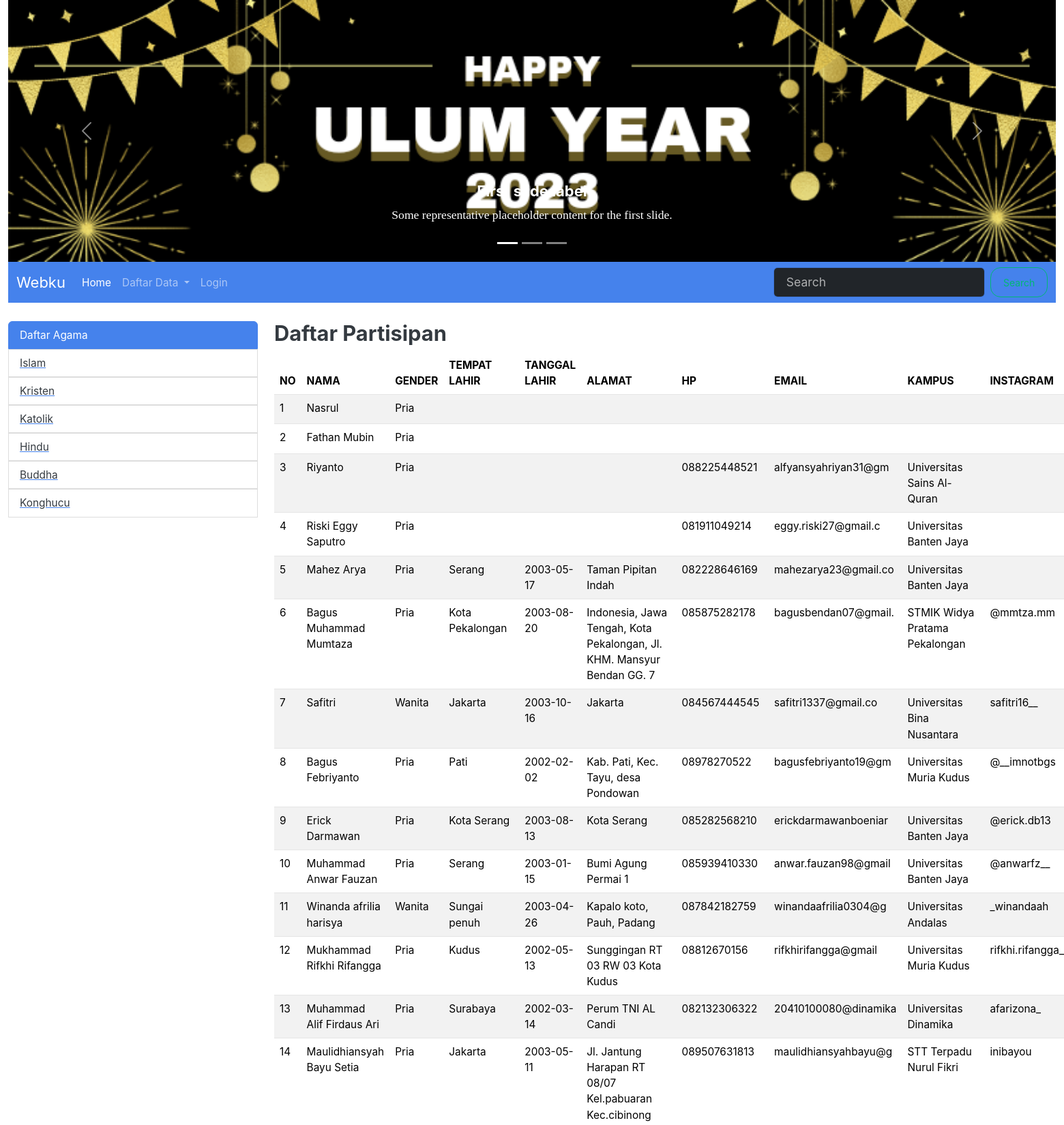
Screenshot of /index.php?hal=partisipan_list&id=1 (upper part) with the database file from the repository.
### tables this page shows
CREATE TABLE `agama` (
  `id` int(11) NOT NULL,
  `nama` varchar(11) NOT NULL
);

CREATE TABLE `partisipan` (
  `id` int(11) NOT NULL,
  `nama` varchar(25) NOT NULL,
  `gender` enum('Pria','Wanita') NOT NULL,
  `temp_lahir` varchar(45) DEFAULT NULL,
  `tgl_lahir` date DEFAULT NULL,
  `alamat` text DEFAULT NULL,
  `hp` varchar(15) DEFAULT NULL,
  `email` varchar(20) DEFAULT NULL,
  `kampus` varchar(45) DEFAULT NULL,
  `instagram` varchar(45) DEFAULT NULL,
  `idagama` int(11) NOT NULL,
  `foto` varchar(45) DEFAULT NULL,
  `moto` text DEFAULT NULL
);

### models/Agama.php (called while the page is built)
<?php
class Agama{
    private $koneksi;
    public function __construct(){
        global $dbh;
        $this->koneksi = $dbh;
    }
    public function index(){
        $sql = "SELECT * FROM agama";
        $rs = $this->koneksi->query($sql);
        return $rs;
    }
}

### models/Partisipan.php (called while the page is built, shortened)
<?php
class Partisipan{
	private $koneksi;
	public function __construct(){
		global $dbh;
		$this->koneksi = $dbh;
	}
    public function filter($agama){
        $sql = "SELECT partisipan.*, agama.nama AS agama
                FROM partisipan INNER JOIN agama
                ON agama.id = partisipan.idagama
                WHERE agama.id = ?
                ORDER BY partisipan.id DESC";
		$ps = $this->koneksi->prepare($sql);
		$ps->execute([$agama]);
		$rs = $ps->fetchAll();
		return $rs;
    }
}

### partisipan_list.php (the view, shortened to what this page needs)
<?php
$ar_judul = ['NO', 'NAMA', 'GENDER', 'TEMPAT LAHIR', 'TANGGAL LAHIR', 'ALAMAT', 'HP', 'EMAIL', 'KAMPUS', 'INSTAGRAM', 'AGAMA', 'FOTO','ACTION'];
$obj_partisipan = new Partisipan();
$id = $_REQUEST['id'];
$keyword = $_GET['keyword'];
if(!empty($keyword)){
	$rs = $obj_partisipan->cari($keyword);
}
else if(!empty($id)){
	$rs = $obj_partisipan->filter($id);
}
else{
	$rs = $obj_partisipan->index();
}
?>
<h3>Daftar Partisipan</h3>
<table class="table table-striped">
	<thead>
		<tr>
			<?php
				foreach($ar_judul as $jdl){
					echo '<th>'.$jdl.'</th>';
				}
			?>
		</tr>
	</thead>
	<tbody>
		<?php
		$no = 1;
		foreach($rs as $partisipan){
        ?>
			<tr>
				<td><?= $no ?></td>
				<td><?= $partisipan['nama'] ?></td>
				<td><?= $partisipan['gender'] ?></td>
				<td><?= $partisipan['temp_lahir'] ?></td>
				<td><?= $partisipan['tgl_lahir'] ?></td>
				<td><?= $partisipan['alamat'] ?></td>
				<td><?= $partisipan['hp'] ?></td>
				<td><?= $partisipan['email'] ?></td>
				<td><?= $partisipan['kampus'] ?></td>
				<td><?= $partisipan['instagram'] ?></td>
			</tr>
        <?php
		$no++;
		}
		?>
	</tbody>
</table>

### index.php (shortened to what this page needs)
<!doctype html>
<html lang="en">
  <head>
    <link href="css/bootstrap.min.css" rel="stylesheet" />
    <link rel="stylesheet" href="https://cdn.jsdelivr.net/npm/bootstrap-icons@1.11.1/font/bootstrap-icons.css">
  </head>
  <body>
    <div class="container-fluid">
        <?php
        include_once 'koneksi.php';
        include_once 'models/Agama.php';
        include_once 'models/Partisipan.php';
        include_once 'header.php';
        include_once 'menu.php';
        ?>
        <br/>
        <div class="row">
        <div class="col-md-3"><?php include_once 'sidebar.php' ?></div>
              <div class="col-md-9">
               <?php
               $hal = $_REQUEST['hal'];
               if(!empty($hal)){
                    include_once $hal.'.php';
               }
               else{
                    include_once 'home.php';
               }
               ?>
            </div>
        </div>
        <br/>
    </div>
  </body>
</html>

### header.php (shortened to what this page needs)
<div class="row">
    <div class="col-md-12">
        <div id="carouselExampleCaptions" class="carousel slide">
  <div class="carousel-indicators">
    <button type="button" data-bs-target="#carouselExampleCaptions" data-bs-slide-to="0" class="active" aria-current="true" aria-label="Slide 1"></button>
    <button type="button" data-bs-target="#carouselExampleCaptions" data-bs-slide-to="1" aria-label="Slide 2"></button>
    <button type="button" data-bs-target="#carouselExampleCaptions" data-bs-slide-to="2" aria-label="Slide 3"></button>
  </div>
  <div class="carousel-inner">
    <div class="carousel-item active">
      <img src="image/1.png" class="d-block w-100" alt="...">
      <div class="carousel-caption d-none d-md-block">
        <h5>First slide label</h5>
        <p>Some representative placeholder content for the first slide.</p>
      </div>
    </div>
  </div>
  <button class="carousel-control-prev" type="button" data-bs-target="#carouselExampleCaptions" data-bs-slide="prev">
    <span class="carousel-control-prev-icon" aria-hidden="true"></span>
  </button>
  <button class="carousel-control-next" type="button" data-bs-target="#carouselExampleCaptions" data-bs-slide="next">
    <span class="carousel-control-next-icon" aria-hidden="true"></span>
  </button>
</div>
    </div>
</div>

### menu.php (shortened to what this page needs)
<div class="row">
    <div class="col-md-12">
        <nav class="navbar navbar-expand-lg bg-primary" data-bs-theme="dark">
  <div class="container-fluid">
    <a class="navbar-brand" href="#">Webku</a>
    <div class="collapse navbar-collapse" id="navbarSupportedContent">
      <ul class="navbar-nav me-auto mb-2 mb-lg-0">
        <li class="nav-item">
          <a class="nav-link active" aria-current="page" href="index.php?hal=home">Home</a>
        </li>
        <li class="nav-item dropdown">
          <a class="nav-link dropdown-toggle" href="#" role="button" data-bs-toggle="dropdown" aria-expanded="false">
            Daftar Data
          </a>
        </li>
        <?php
        if(!isset($_SESSION['MEMBER'])){
        ?>
        <li class="nav-item">
          <a class="nav-link" href="login.php">Login</a>
        </li>
        <?php } ?>
      </ul>
      <form class="d-flex" role="search" method="GET">
        <input class="form-control me-2" type="text" name="keyword" placeholder="Search" aria-label="Search">
        <button class="btn btn-outline-success" type="submit">Search</button>
      </form>
    </div>
  </div>
</nav>
    </div>
</div>

### sidebar.php
<?php
$model = new Agama();
$rs = $model->index();
?>
<ul class="list-group">
  <li class="list-group-item active" aria-current="true">Daftar Agama</li>
  <?php
  foreach($rs as $agama){
  ?>
    <a href="index.php?hal=partisipan_list&id=<?= $agama['id'] ?>">
      <li class="list-group-item"><?= $agama['nama'] ?></li>
    </a>
  <?php } ?>
</ul>

### rows the page displays
agama: nama "Islam"
agama: nama "Kristen"
agama: nama "Katolik"
agama: nama "Hindu"
agama: nama "Buddha"
agama: nama "Konghucu"
partisipan: nama "Nasrul", gender "Pria"
partisipan: nama "Fathan Mubin", gender "Pria"
partisipan: nama "Riyanto", gender "Pria", hp "088225448521", email "alfyansyahriyan31@gm", kampus "Universitas Sains Al-Quran"
partisipan: nama "Riski Eggy Saputro", gender "Pria", hp "081911049214", email "eggy.riski27@gmail.c", kampus "Universitas Banten Jaya"
partisipan: nama "Mahez Arya", gender "Pria", temp_lahir "Serang", tgl_lahir "2003-05-17", alamat "Taman Pipitan Indah", hp "082228646169", email "mahezarya23@gmail.co", kampus "Universitas Banten Jaya"
partisipan: nama "Bagus Muhammad Mumtaza", gender "Pria", temp_lahir "Kota Pekalongan", tgl_lahir "2003-08-20", alamat "Indonesia, Jawa Tengah, Kota Pekalongan, Jl. KHM. Mansyur Bendan GG. 7", hp "085875282178", email "bagusbendan07@gmail.", kampus "STMIK Widya Pratama Pekalongan", instagram "@mmtza.mm"
partisipan: nama "Safitri", gender "Wanita", temp_lahir "Jakarta", tgl_lahir "2003-10-16", alamat "Jakarta", hp "084567444545", email "safitri1337@gmail.co", kampus "Universitas Bina Nusantara", instagram "safitri16__"
partisipan: nama "Bagus Febriyanto", gender "Pria", temp_lahir "Pati", tgl_lahir "2002-02-02", alamat "Kab. Pati, Kec. Tayu, desa Pondowan", hp "08978270522", email "bagusfebriyanto19@gm", kampus "Universitas Muria Kudus", instagram "@__imnotbgs"
partisipan: nama "Erick Darmawan", gender "Pria", temp_lahir "Kota Serang", tgl_lahir "2003-08-13", alamat "Kota Serang", hp "085282568210", email "erickdarmawanboeniar", kampus "Universitas Banten Jaya", instagram "@erick.db13"
partisipan: nama "Muhammad Anwar Fauzan", gender "Pria", temp_lahir "Serang", tgl_lahir "2003-01-15", alamat "Bumi Agung Permai 1", hp "085939410330", email "anwar.fauzan98@gmail", kampus "Universitas Banten Jaya", instagram "@anwarfz__"
partisipan: nama "Winanda afrilia harisya", gender "Wanita", temp_lahir "Sungai penuh", tgl_lahir "2003-04-26", alamat "Kapalo koto, Pauh, Padang", hp "087842182759", email "winandaafrilia0304@g", kampus "Universitas Andalas", instagram "_winandaah"
partisipan: nama "Mukhammad Rifkhi Rifangga", gender "Pria", temp_lahir "Kudus", tgl_lahir "2002-05-13", alamat "Sunggingan RT 03 RW 03 Kota Kudus", hp "08812670156", email "rifkhirifangga@gmail", kampus "Universitas Muria Kudus", instagram "rifkhi.rifangga_"
partisipan: nama "Muhammad Alif Firdaus Ari", gender "Pria", temp_lahir "Surabaya", tgl_lahir "2002-03-14", alamat "Perum TNI AL Candi", hp "082132306322", email "20410100080@dinamika", kampus "Universitas Dinamika", instagram "afarizona_"
partisipan: nama "Maulidhiansyah Bayu Setia", gender "Pria", temp_lahir "Jakarta", tgl_lahir "2003-05-11", alamat "Jl. Jantung Harapan RT 08/07 Kel.pabuaran Kec.cibinong", hp "089507631813", email "maulidhiansyahbayu@g", kampus "STT Terpadu Nurul Fikri", instagram "inibayou"

### other values shown
$jdl "NO"
$jdl "NAMA"
$jdl "GENDER"
$jdl "TEMPAT LAHIR"
$jdl "TANGGAL LAHIR"
$jdl "ALAMAT"
$jdl "HP"
$jdl "EMAIL"
$jdl "KAMPUS"
$jdl "INSTAGRAM"
